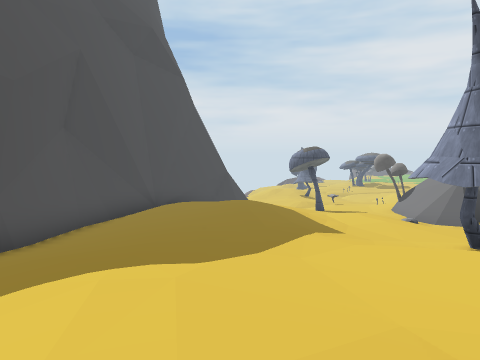
View 1 (above)

14 first-person views from a walk through a Unity game level. The camera is 1.4 m above the floor, tilts 4° down and sees 70° across. The floor is counted in squares, 2 m on a side. Each view is taken from the middle of a square. On the plan, view 1 faces up. The plan holds only what a view shows up to about 11 squares ahead; the rest is blank. The place goes on beyond the plan. Some animated figures are left out. Some surface patterns are stand-ins.

View 2
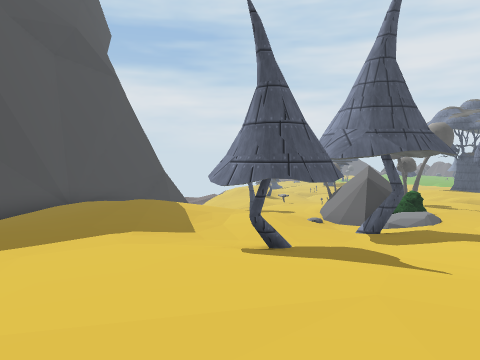

View 3
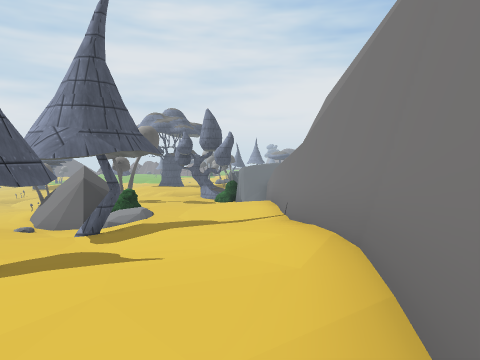

View 4
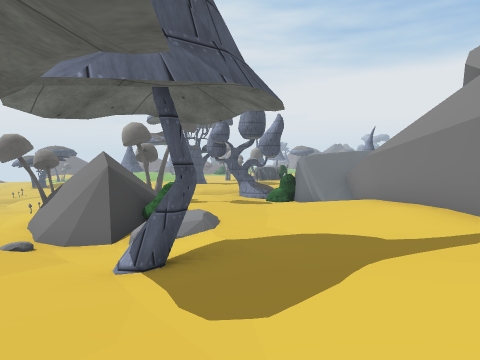

View 5
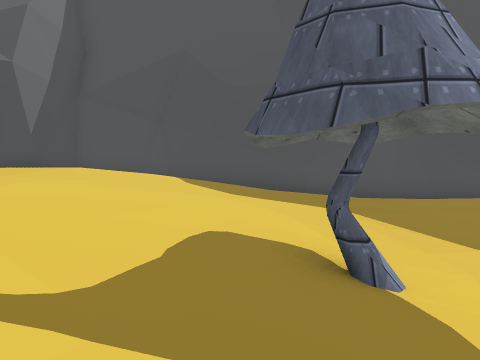

View 6
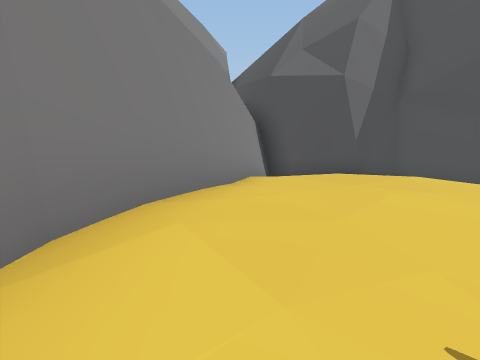

View 7
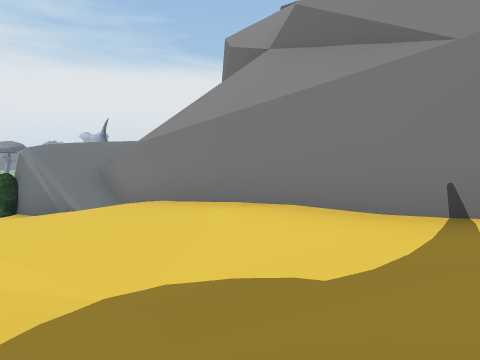

View 8
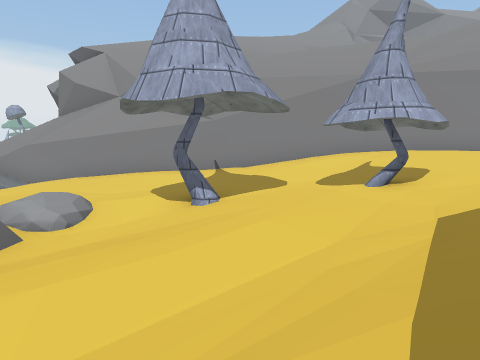

View 9
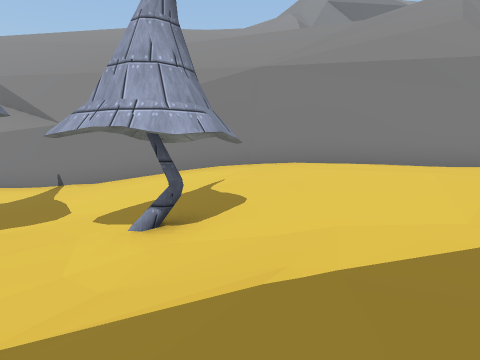

View 10
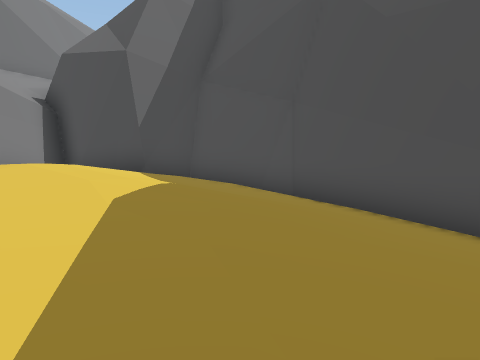

View 11
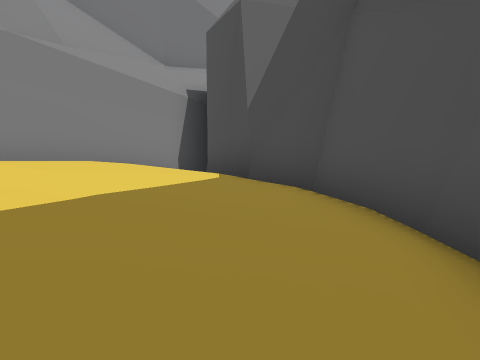

View 12
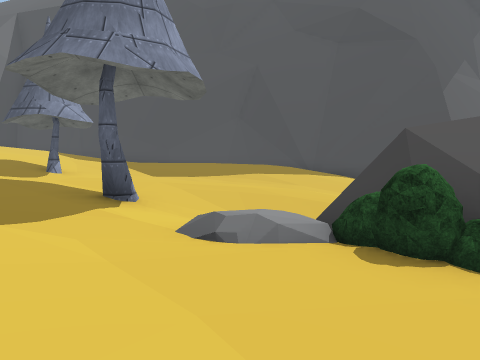

View 13
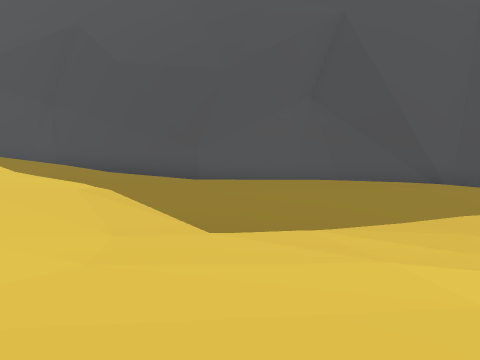

View 14
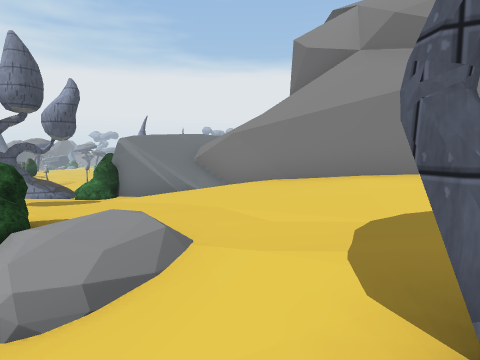

### Floor plan
Key: @ floor where view 1 was taken; # wall or solid block; . main floor; : floor 1.5 m higher than the main floor; - floor 1.75 m lower than the main floor; + floor 11 m higher than the main floor; / step, stairs or slope; = window, fence, low wall or low ledge; v drop or lower ground; B bush.
Columns run from 5 left of view 1 to 17 right of it. Each row starts with its distance up from view 1.
 11  # ....----#vBB---#Bv
 10  #......-.---B.---# ::v
  9  #........--//.../= ::
  8  #.........-......#
  7  #...:.....#.....##
  6  #...:..........=###
  5 ##..:::........###==
  4 #..:::::::.:::##////
  3 #..:::::::::###///
  2 #.:::::::::##/ //
  1 #:::::::::##//
  0 #::::@:::##///
 -1 ##:::::###////
 -2  ##  :##/////
 -3   # ###v///+
 -4    ## vv///
 -5      vvv//
 -6    vvv/
 -7    vv/

Where each view was taken, in squares from view 1:
view 1: 0 up, 0 right, facing up
view 2: 0 up, 3 right, facing up
view 3: 0 up, 3 right, facing up-right
view 4: 4 up, 4 right, facing up-right
view 5: 4 up, 6 right, facing left
view 6: 3 up, 6 right, facing down-left
view 7: 6 up, 6 right, facing right
view 8: 11 up, 1 right, facing down-right
view 9: 7 up, 0 right, facing down-right
view 10: 6 up, 1 right, facing down-left
view 11: 4 up, 3 left, facing down
view 12: 9 up, 11 right, facing left
view 13: 7 up, 5 right, facing left
view 14: 8 up, 5 right, facing right
